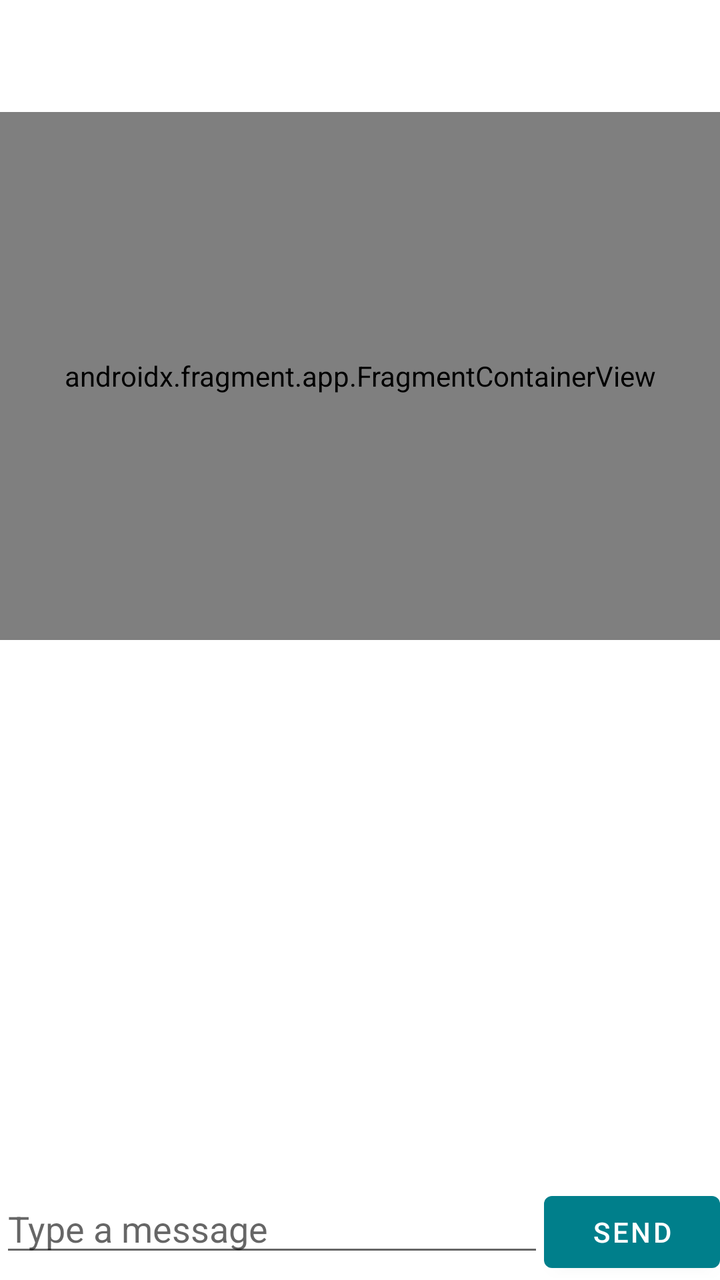
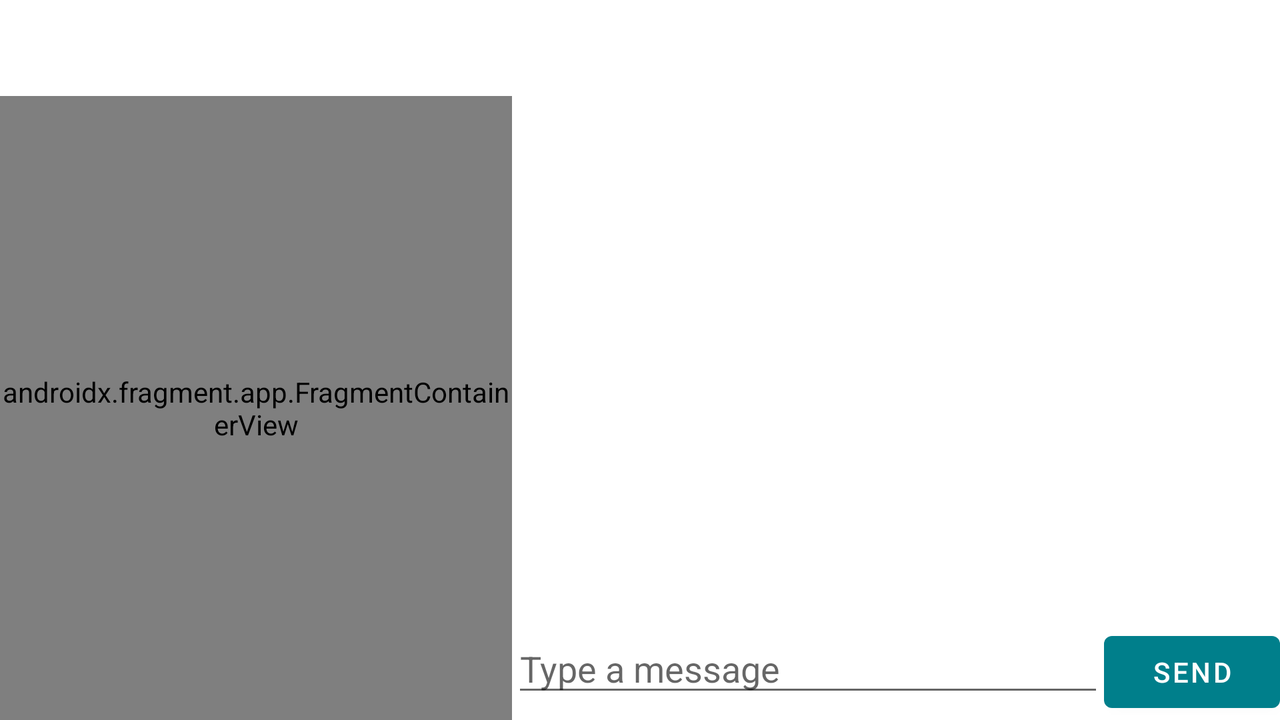

Compare how this app lays out the same screen by default and in its alternative resource folder. The renders come first, then the two layout files and the values they reference.
<!-- AndroidManifest.xml: application theme AppTheme -->
<!-- res/layout/activity_main.xml -->
<?xml version="1.0" encoding="utf-8"?>
<androidx.coordinatorlayout.widget.CoordinatorLayout xmlns:android="http://schemas.android.com/apk/res/android"
    xmlns:app="http://schemas.android.com/apk/res-auto"
    xmlns:tools="http://schemas.android.com/tools"
    android:layout_width="match_parent"
    android:layout_height="match_parent"
    android:background="@android:color/transparent">

    <LinearLayout
        android:id="@+id/linearLayout"
        android:layout_width="match_parent"
        android:layout_height="match_parent"
        android:orientation="vertical"> 

        <RelativeLayout
            android:id="@+id/relativeLayout"
            android:layout_width="match_parent"
            android:layout_height="0dp"
            android:layout_weight="1"
            android:orientation="vertical">

            <androidx.fragment.app.FragmentContainerView
                android:id="@+id/fragment_container"
                android:name="androidx.navigation.fragment.NavHostFragment"
                android:layout_width="match_parent"
                android:layout_height="match_parent"
                android:layout_marginTop="?android:attr/actionBarSize"
                android:background="@android:color/transparent"
                android:keepScreenOn="true"
                app:defaultNavHost="true"
                app:navGraph="@navigation/nav_graph"
                tools:context=".MainActivity" />

            <ImageButton
                android:id="@+id/btnOpenPopup"
                android:layout_width="43dp"
                android:layout_height="46dp"
                android:layout_alignParentRight="true"
                android:backgroundTint="#00FFFFFF"
                android:scaleType="centerCrop"
                app:layout_anchorGravity="end|top" />

        </RelativeLayout>

        <androidx.constraintlayout.widget.ConstraintLayout
            android:id="@+id/constraintLayout"
            android:layout_width="match_parent"
            android:layout_height="0dp"
            android:layout_weight="1"> 

            <androidx.recyclerview.widget.RecyclerView
                android:id="@+id/list_rv"
                android:layout_width="match_parent"
                android:layout_height="0dp"
                android:layout_weight="1"
                app:layout_constraintBottom_toTopOf="@+id/message_layout"
                app:layout_constraintEnd_toEndOf="parent"
                app:layout_constraintStart_toStartOf="parent"
                app:layout_constraintTop_toTopOf="parent" />

            <LinearLayout
                android:id="@+id/message_layout"
                android:layout_width="match_parent"
                android:layout_height="wrap_content"
                android:orientation="horizontal"
                app:layout_constraintBottom_toBottomOf="parent"
                app:layout_constraintEnd_toEndOf="parent"
                app:layout_constraintStart_toStartOf="parent">

                <EditText
                    android:id="@+id/message_et"
                    android:layout_width="0dp"
                    android:layout_height="wrap_content"
                    android:layout_weight="1"
                    android:hint="Type a message"
                    android:singleLine="true" />

                <Button
                    android:id="@+id/submit_btn"
                    android:layout_width="wrap_content"
                    android:layout_height="wrap_content"
                    android:text="Send" />

            </LinearLayout>

        </androidx.constraintlayout.widget.ConstraintLayout>
    </LinearLayout>



</androidx.coordinatorlayout.widget.CoordinatorLayout>
<!-- resources referenced by this layout -->
<resources>
  <style name="AppTheme" parent="Theme.MaterialComponents.Light.NoActionBar">
          
          <item name="colorPrimary">@color/mp_color_primary</item>
          <item name="colorPrimaryVariant">@color/mp_color_primary_variant</item>
          <item name="colorPrimaryDark">@color/mp_color_primary_dark</item>
          
          <item name="colorSecondary">@color/mp_color_secondary</item>
          <item name="colorSecondaryVariant">@color/mp_color_secondary_variant</item>
          <item name="colorError">@color/mp_color_error</item>
          
          <item name="android:statusBarColor">?attr/colorPrimary</item>
          
      </style>
  <color name="mp_color_primary">#007F8B</color>
  <color name="mp_color_primary_variant">#12B5CB</color>
  <color name="mp_color_primary_dark">#00676D</color>
  <color name="mp_color_secondary">#FBBC04</color>
  <color name="mp_color_secondary_variant">#F9AB00</color>
  <color name="mp_color_error">#B00020</color>
</resources>
<!-- res/layout-land/activity_main.xml (the repository's variant of the layout above) -->
<!-- drawn on the phone turned sideways -->
<?xml version="1.0" encoding="utf-8"?>
<androidx.coordinatorlayout.widget.CoordinatorLayout xmlns:android="http://schemas.android.com/apk/res/android"
    xmlns:app="http://schemas.android.com/apk/res-auto"
    xmlns:tools="http://schemas.android.com/tools"
    android:layout_width="match_parent"
    android:layout_height="match_parent"
    android:background="@android:color/transparent">

    <LinearLayout
        android:layout_width="match_parent"
        android:layout_height="match_parent"
        android:orientation="horizontal">

        <RelativeLayout
            android:id="@+id/relativeLayout"
            android:layout_width="0dp"
            android:layout_height="match_parent"
            android:layout_weight="4"
            android:orientation="vertical">

            <androidx.fragment.app.FragmentContainerView
                android:id="@+id/fragment_container"
                android:name="androidx.navigation.fragment.NavHostFragment"
                android:layout_width="match_parent"
                android:layout_height="match_parent"
                android:layout_marginTop="?android:attr/actionBarSize"
                android:background="@android:color/transparent"
                android:keepScreenOn="true"
                app:defaultNavHost="true"
                app:navGraph="@navigation/nav_graph"
                tools:context=".MainActivity" />

            <ImageButton
                android:id="@+id/btnOpenPopup"
                android:layout_width="?android:attr/actionBarSize"
                android:layout_height="?android:attr/actionBarSize"
                android:layout_alignParentRight="true"
                android:backgroundTint="#00FFFFFF"
                android:scaleType="centerCrop"
                app:layout_anchorGravity="end|top" />

        </RelativeLayout>

        <androidx.constraintlayout.widget.ConstraintLayout
            android:id="@+id/constraintLayout"
            android:layout_width="0dp"
            android:layout_height="match_parent"
            android:layout_weight="6">

            <com.google.android.material.appbar.AppBarLayout
                android:layout_width="match_parent"
                android:layout_height="wrap_content"
                android:fitsSystemWindows="true"
                app:layout_constraintTop_toTopOf="parent"
                app:layout_constraintStart_toStartOf="parent"
                app:layout_constraintEnd_toEndOf="parent">

                <com.google.android.material.appbar.MaterialToolbar
                    android:id="@+id/toolbar"
                    android:layout_width="match_parent"
                    android:layout_height="?android:attr/actionBarSize"
                    android:background="@android:color/white"
                    app:title=" "

                    />

            </com.google.android.material.appbar.AppBarLayout>


            <androidx.recyclerview.widget.RecyclerView
                android:id="@+id/list_rv"
                android:layout_width="match_parent"
                android:layout_height="0dp"
                android:layout_weight="1"
                android:layout_marginTop="?android:attr/actionBarSize"
                app:layout_constraintBottom_toTopOf="@+id/message_layout"
                app:layout_constraintEnd_toEndOf="parent"
                app:layout_constraintStart_toStartOf="parent"
                app:layout_constraintTop_toTopOf="parent" />

            <LinearLayout
                android:id="@+id/message_layout"
                android:layout_width="match_parent"
                android:layout_height="wrap_content"
                android:orientation="horizontal"
                app:layout_constraintBottom_toBottomOf="parent"
                app:layout_constraintEnd_toEndOf="parent"
                app:layout_constraintStart_toStartOf="parent">

                <EditText
                    android:id="@+id/message_et"
                    android:layout_width="0dp"
                    android:layout_height="wrap_content"
                    android:layout_weight="1"
                    android:hint="Type a message"
                    android:singleLine="true" />

                <Button
                    android:id="@+id/submit_btn"
                    android:layout_width="wrap_content"
                    android:layout_height="wrap_content"
                    android:text="Send" />

            </LinearLayout>

            
            <com.google.mediapipe.examples.handlandmarker.OverlayView
                android:id="@+id/overlay_view"
                android:layout_width="match_parent"
                android:layout_height="match_parent"
                android:visibility="gone" />

        </androidx.constraintlayout.widget.ConstraintLayout>
    </LinearLayout>

</androidx.coordinatorlayout.widget.CoordinatorLayout>
